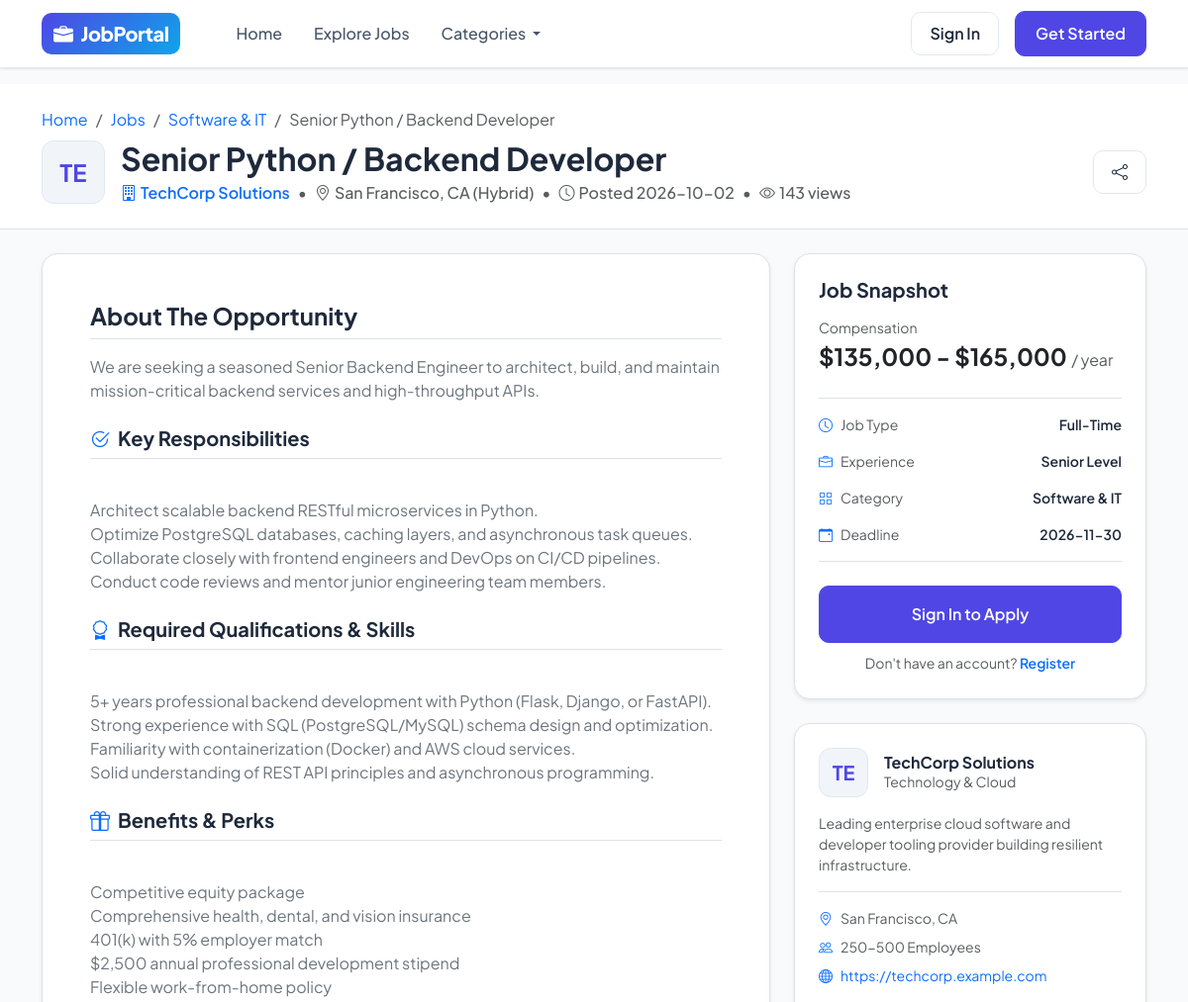
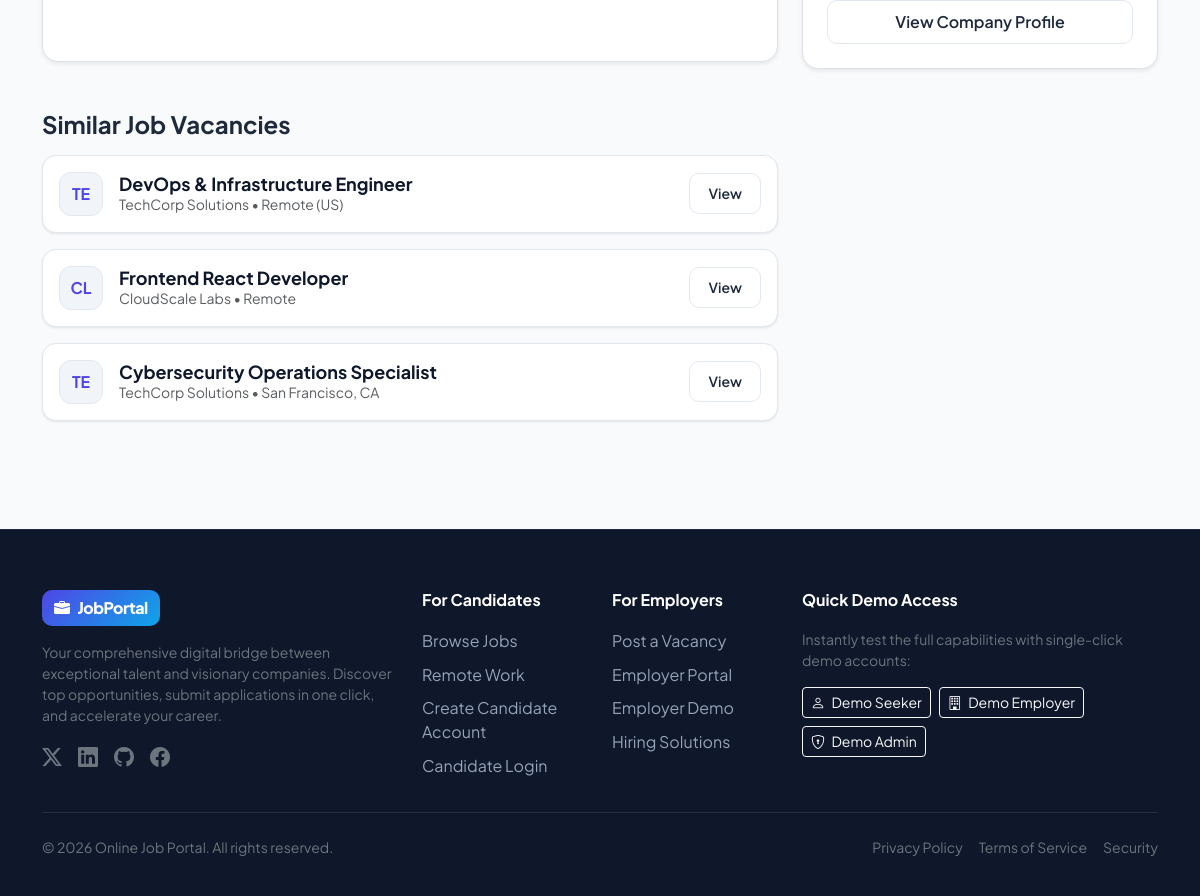
Screenshot of /jobs/1 with the database file from the repository (2 pictures, top to bottom).
### tables this page shows
CREATE TABLE categories (
        id INTEGER PRIMARY KEY AUTOINCREMENT,
        name TEXT UNIQUE NOT NULL,
        icon TEXT NOT NULL DEFAULT 'bi-briefcase',
        description TEXT
    );

CREATE TABLE jobs (
        id INTEGER PRIMARY KEY AUTOINCREMENT,
        employer_id INTEGER NOT NULL,
        category_id INTEGER NOT NULL,
        title TEXT NOT NULL,
        job_type TEXT NOT NULL,
        experience_level TEXT NOT NULL,
        location TEXT NOT NULL,
        salary_min INTEGER,
        salary_max INTEGER,
        salary_currency TEXT DEFAULT '$',
        description TEXT NOT NULL,
        responsibilities TEXT,
        requirements TEXT,
        benefits TEXT,
        status TEXT DEFAULT 'Active' CHECK(status IN ('Active', 'Closed', 'Draft')),
        deadline DATE,
        views_count INTEGER DEFAULT 0,
        created_at TIMESTAMP DEFAULT CURRENT_TIMESTAMP,
        updated_at TIMESTAMP DEFAULT CURRENT_TIMESTAMP,
        FOREIGN KEY (employer_id) REFERENCES users(id) ON DELETE CASCADE,
        FOREIGN KEY (category_id) REFERENCES categories(id) ON DELETE CASCADE
    );

CREATE TABLE employer_profiles (
        id INTEGER PRIMARY KEY AUTOINCREMENT,
        user_id INTEGER UNIQUE NOT NULL,
        company_name TEXT NOT NULL,
        company_website TEXT,
        company_location TEXT,
        industry TEXT,
        company_size TEXT,
        company_description TEXT,
        logo_filename TEXT DEFAULT 'default_company.png',
        founded_year INTEGER,
        updated_at TIMESTAMP DEFAULT CURRENT_TIMESTAMP,
        FOREIGN KEY (user_id) REFERENCES users(id) ON DELETE CASCADE
    );

### app.py (the view, shortened to what this page needs)
@app.route('/jobs/<int:job_id>')
def job_detail(job_id):
    conn = get_db()
    cursor = conn.cursor()
    cursor.execute("UPDATE jobs SET views_count = views_count + 1 WHERE id = ?", (job_id,))
    conn.commit()
    cursor.execute("""
        SELECT j.*, c.name as category_name, c.icon as category_icon,
               ep.company_name, ep.company_website, ep.company_location,
               ep.industry, ep.company_size, ep.company_description,
               ep.logo_filename, ep.founded_year, u.email as employer_email
        FROM jobs j
        JOIN categories c ON j.category_id = c.id
        JOIN employer_profiles ep ON j.employer_id = ep.user_id
        JOIN users u ON j.employer_id = u.id
        WHERE j.id = ?
    """, (job_id,))
    job = cursor.fetchone()
    if not job:
        conn.close()
        abort(404)
    user = get_current_user()
    is_saved = False
    has_applied = False
    existing_application = None
    seeker_profile = None
    if user and user['role'] == 'seeker':
        cursor.execute("SELECT * FROM seeker_profiles WHERE user_id = ?", (user['id'],))
        seeker_profile = cursor.fetchone()
    cursor.execute("""
        SELECT j.*, ep.company_name, ep.logo_filename
        FROM jobs j
        JOIN employer_profiles ep ON j.employer_id = ep.user_id
        WHERE j.category_id = ? AND j.id != ? AND j.status = 'Active'
        ORDER BY j.created_at DESC
        LIMIT 3
    """, (job['category_id'], job_id))
    similar_jobs = cursor.fetchall()
    conn.close()
    return render_template(
        'job_detail.html',
        job=job,
        is_saved=is_saved,
        has_applied=has_applied,
        existing_application=existing_application,
        seeker_profile=seeker_profile,
        similar_jobs=similar_jobs
    )

### auth.py (called while the page is built, shortened)
def get_current_user():
    user_id = session.get('user_id')
    if not user_id:
        return None

### database.py (called while the page is built)
def get_db():
    conn = sqlite3.connect(DB_PATH)
    conn.row_factory = sqlite3.Row
    conn.execute("PRAGMA foreign_keys = ON;")
    return conn

### templates/job_detail.html (shortened to what this page needs)
{% extends "base.html" %}
{% block content %}
<div class="bg-white border-bottom py-4 mb-4">
  <div class="container">
    <nav aria-label="breadcrumb">
      <ol class="breadcrumb mb-2 small">
        <li class="breadcrumb-item"><a href="{{ url_for('index') }}" class="text-decoration-none">Home</a></li>
        <li class="breadcrumb-item"><a href="{{ url_for('job_search') }}" class="text-decoration-none">Jobs</a></li>
        <li class="breadcrumb-item"><a href="{{ url_for('job_search', category=job.category_id) }}" class="text-decoration-none">{{ job.category_name }}</a></li>
        <li class="breadcrumb-item active" aria-current="page">{{ job.title }}</li>
      </ol>
    </nav>
    <div class="d-flex flex-column flex-md-row justify-content-between align-items-md-center gap-3">
      <div class="d-flex gap-3 align-items-center">
        <div class="company-logo-box" style="width: 64px; height: 64px; font-size: 1.5rem;">
          {{ job.company_name[:2] | upper }}
        </div>
        <div>
          <h2 class="fw-bold mb-1">{{ job.title }}</h2>
          <div class="text-muted fw-medium d-flex flex-wrap align-items-center gap-2">
            <a href="{{ url_for('company_profile', employer_id=job.employer_id) }}" class="text-primary text-decoration-none fw-semibold">
              <i class="bi bi-building me-1"></i>{{ job.company_name }}
            </a>
            <span>&bull;</span>
            <span><i class="bi bi-geo-alt me-1"></i>{{ job.location }}</span>
            <span>&bull;</span>
            <span><i class="bi bi-clock me-1"></i>Posted {{ job.created_at[:10] }}</span>
            <span>&bull;</span>
            <span class="text-muted"><i class="bi bi-eye me-1"></i>{{ job.views_count }} views</span>
          </div>
        </div>
      </div>
      <div class="d-flex gap-2 align-items-center">
        <button class="btn btn-outline-custom btn-copy-link" title="Copy Link">
          <i class="bi bi-share"></i>
        </button>
      </div>
    </div>
  </div>
</div>
<div class="container pb-5">
  <div class="row g-4">
    <div class="col-lg-8">
      <div class="bg-white p-4 p-md-5 rounded-4 border shadow-sm mb-4">
        <h4 class="fw-bold mb-3 border-bottom pb-2">About The Opportunity</h4>
        <p class="text-secondary leading-relaxed mb-4" style="white-space: pre-line;">{{ job.description }}</p>
        {% if job.responsibilities %}
        <h5 class="fw-bold mt-4 mb-3 border-bottom pb-2"><i class="bi bi-check2-circle text-primary me-2"></i>Key Responsibilities</h5>
        <div class="text-secondary mb-4" style="white-space: pre-line;">
          {{ job.responsibilities }}
        </div>
        {% endif %}
        {% if job.requirements %}
        <h5 class="fw-bold mt-4 mb-3 border-bottom pb-2"><i class="bi bi-award text-primary me-2"></i>Required Qualifications & Skills</h5>
        <div class="text-secondary mb-4" style="white-space: pre-line;">
          {{ job.requirements }}
        </div>
        {% endif %}
        {% if job.benefits %}
        <h5 class="fw-bold mt-4 mb-3 border-bottom pb-2"><i class="bi bi-gift text-primary me-2"></i>Benefits & Perks</h5>
        <div class="text-secondary mb-3" style="white-space: pre-line;">
          {{ job.benefits }}
        </div>
        {% endif %}
      </div>
      {% if similar_jobs %}
      <div class="mt-5">
        <h4 class="fw-bold mb-3">Similar Job Vacancies</h4>
        <div class="d-flex flex-column gap-3">
          {% for sim in similar_jobs %}
          <div class="job-card bg-white p-3">
            <div class="d-flex justify-content-between align-items-center">
              <div class="d-flex align-items-center gap-3">
                <div class="company-logo-box" style="width: 44px; height: 44px; font-size: 1rem;">
                  {{ sim.company_name[:2] | upper }}
                </div>
                <div>
                  <h6 class="fw-bold mb-0">
                    <a href="{{ url_for('job_detail', job_id=sim.id) }}" class="job-title-link">
                      {{ sim.title }}
                    </a>
                  </h6>
                  <div class="small text-muted">{{ sim.company_name }} &bull; {{ sim.location }}</div>
                </div>
              </div>
              <a href="{{ url_for('job_detail', job_id=sim.id) }}" class="btn btn-sm btn-outline-custom">View</a>
            </div>
          </div>
          {% endfor %}
        </div>
      </div>
      {% endif %}
    </div>
    <div class="col-lg-4">
      <div class="d-flex flex-column gap-4">
        <div class="bg-white p-4 rounded-4 border shadow-sm">
          <h5 class="fw-bold mb-3">Job Snapshot</h5>
          <div class="mb-4">
            <div class="text-muted small">Compensation</div>
            <div class="fs-4 fw-bold text-dark">
              {% if job.salary_min and job.salary_max %}
                {{ job.salary_currency }}{{ "{:,}".format(job.salary_min) }} - {{ job.salary_currency }}{{ "{:,}".format(job.salary_max) }}
              {% elif job.salary_min %}
                From {{ job.salary_currency }}{{ "{:,}".format(job.salary_min) }}
              {% else %}
                Competitive
              {% endif %}
              <span class="text-muted fs-6 fw-normal">/ year</span>
            </div>
          </div>
          <div class="d-flex flex-column gap-3 mb-4 border-top border-bottom py-3">
            <div class="d-flex justify-content-between align-items-center">
              <span class="text-muted small"><i class="bi bi-clock me-2 text-primary"></i>Job Type</span>
              <span class="fw-semibold small">{{ job.job_type }}</span>
            </div>
            <div class="d-flex justify-content-between align-items-center">
              <span class="text-muted small"><i class="bi bi-briefcase me-2 text-primary"></i>Experience</span>
              <span class="fw-semibold small">{{ job.experience_level }}</span>
            </div>
            <div class="d-flex justify-content-between align-items-center">
              <span class="text-muted small"><i class="bi bi-grid me-2 text-primary"></i>Category</span>
              <span class="fw-semibold small">{{ job.category_name }}</span>
            </div>
            <div class="d-flex justify-content-between align-items-center">
              <span class="text-muted small"><i class="bi bi-calendar-event me-2 text-primary"></i>Deadline</span>
              <span class="fw-semibold small">{{ job.deadline or 'Open until filled' }}</span>
            </div>
          </div>
          {% if current_user %}
            {% if current_user.role == 'seeker' %}
              {% if has_applied %}
                <button class="btn btn-secondary w-100 py-3 rounded-3" disabled>
                  <i class="bi bi-check-circle-fill me-2"></i>Application Submitted
                </button>
              {% else %}
                <button type="button" class="btn btn-primary-custom w-100 py-3 fs-6" data-bs-toggle="modal" data-bs-target="#applyModal">
                  <i class="bi bi-send-fill me-2"></i>Apply for this Role
                </button>
              {% endif %}
            {% elif current_user.role == 'employer' %}
              <div class="alert alert-secondary mb-0 small text-center">
                You are logged in as an Employer. Candidates apply through their seeker profile.
              </div>
            {% else %}
              <div class="alert alert-info mb-0 small text-center">
                Logged in as Admin.
              </div>
            {% endif %}
          {% else %}
            <a href="{{ url_for('login', next=request.path) }}" class="btn btn-primary-custom w-100 py-3 text-center fs-6">
              Sign In to Apply
            </a>
            <div class="text-center mt-2">
              <span class="small text-muted">Don't have an account? <a href="{{ url_for('register') }}" class="text-decoration-none fw-semibold">Register</a></span>
            </div>
          {% endif %}
        </div>
        <div class="bg-white p-4 rounded-4 border shadow-sm">
          <div class="d-flex align-items-center gap-3 mb-3">
            <div class="company-logo-box" style="width: 50px; height: 50px;">
              {{ job.company_name[:2] | upper }}
            </div>
            <div>
              <h6 class="fw-bold mb-0">{{ job.company_name }}</h6>
              <div class="text-muted small">{{ job.industry or 'Technology' }}</div>
            </div>
          </div>
          <p class="text-muted small mb-3 line-clamp-3" style="display: -webkit-box; -webkit-line-clamp: 3; -webkit-box-orient: vertical; overflow: hidden;">
            {{ job.company_description or 'Leading organization committed to innovation and career development.' }}
          </p>
          <div class="d-flex flex-column gap-2 small text-muted mb-3 border-top pt-3">
            <div><i class="bi bi-geo-alt me-2 text-primary"></i>{{ job.company_location or job.location }}</div>
            {% if job.company_size %}
            <div><i class="bi bi-people me-2 text-primary"></i>{{ job.company_size }}</div>
            {% endif %}
            {% if job.company_website %}
            <div><i class="bi bi-globe me-2 text-primary"></i><a href="{{ job.company_website }}" target="_blank" class="text-decoration-none">{{ job.company_website }}</a></div>
            {% endif %}
          </div>
          <a href="{{ url_for('company_profile', employer_id=job.employer_id) }}" class="btn btn-outline-custom w-100 text-center">
            View Company Profile
          </a>
        </div>
      </div>
    </div>
  </div>
</div>
{% endblock %}

### static/css/style.css (style rules this page uses)
:root { --primary: #4f46e5; --primary-hover: #4338ca; --primary-light: #eef2ff; --secondary: #0ea5e9; --dark: #0f172a; --dark-surface: #1e293b; --light-bg: #f8fafc; --border-color: #e2e8f0; --text-muted: #64748b; --text-dark: #1e293b; --card-radius: 14px; --btn-radius: 10px; --shadow-sm: 0 1px 3px rgba(0,0,0,0.06), 0 1px 2px rgba(0,0,0,0.04); --shadow-md: 0 4px 6px -1px rgba(0,0,0,0.07), 0 2px 4px -2px rgba(0,0,0,0.05); --shadow-lg: 0 10px 25px -3px rgba(0,0,0,0.08), 0 4px 6px -4px rgba(0,0,0,0.04); --shadow-hover: 0 20px 25px -5px rgba(79, 70, 229, 0.12), 0 8px 10px -6px rgba(79, 70, 229, 0.08); }
body { font-family: 'Plus Jakarta Sans', system-ui, -apple-system, BlinkMacSystemFont, 'Segoe UI', Roboto, sans-serif; background-color: var(--light-bg); color: var(--text-dark); min-height: 100vh; display: flex; flex-direction: column; }
.job-card { background: #ffffff; border: 1px solid var(--border-color); border-radius: var(--card-radius); padding: 24px; transition: all 0.25s ease; position: relative; box-shadow: var(--shadow-sm); }
.company-logo-box { width: 54px; height: 54px; border-radius: 12px; background: #f1f5f9; border: 1px solid var(--border-color); display: flex; align-items: center; justify-content: center; font-weight: 700; font-size: 1.25rem; color: var(--primary); flex-shrink: 0; overflow: hidden; }
.job-title-link { color: var(--dark); font-weight: 700; font-size: 1.125rem; text-decoration: none; transition: color 0.2s ease; }
.btn-primary-custom { background-color: var(--primary); border-color: var(--primary); color: #ffffff; font-weight: 600; padding: 10px 20px; border-radius: var(--btn-radius); transition: all 0.2s ease; }
.btn-outline-custom { border: 1.5px solid var(--border-color); color: var(--text-dark); font-weight: 600; padding: 9px 18px; border-radius: var(--btn-radius); background: #fff; transition: all 0.2s ease; }

### rows the page displays
categories: category_name "Software & IT"
jobs: title "Senior Python / Backend Developer", location "San Francisco, CA (Hybrid)", created_at "2026-10-02", views_count "143", description "We are seeking a seasoned Senior Backend Engineer to architect, build, and maintain mission-critical backend services and high-throughput APIs.", responsibilities "Architect scalable backend RESTful microservices in Python. Optimize PostgreSQL databases, caching layers, and asynchronous task queues. Collaborate closely with frontend engineers and DevOps on CI/CD pipelines. Conduct code reviews and mentor junior engineering team members.", requirements "5+ years professional backend development with Python (Flask, Django, or FastAPI). Strong experience with SQL (PostgreSQL/MySQL) schema design and optimization. Familiarity with containerization (Docker) and AWS cloud services. Solid understanding of REST API principles and asynchronous programming.", benefits "Competitive equity package Comprehensive health, dental, and vision insurance 401(k) with 5% employer match $2,500 annual professional development stipend Flexible work-from-home policy", salary_currency "$", salary_min "135,000", salary_max "165,000", job_type "Full-Time", experience_level "Senior Level", deadline "2026-11-30"
employer_profiles: company_name "TE", company_name "TechCorp Solutions", industry "Technology & Cloud", company_description "Leading enterprise cloud software and developer tooling provider building resilient infrastructure.", company_location "San Francisco, CA", company_size "250-500 Employees", company_website "https://techcorp.example.com"
jobs: company_name "TE", title "DevOps & Infrastructure Engineer", company_name "TechCorp Solutions", location "Remote (US)"
jobs: company_name "CL", title "Frontend React Developer", company_name "CloudScale Labs", location "Remote"
jobs: company_name "TE", title "Cybersecurity Operations Specialist", company_name "TechCorp Solutions", location "San Francisco, CA"
